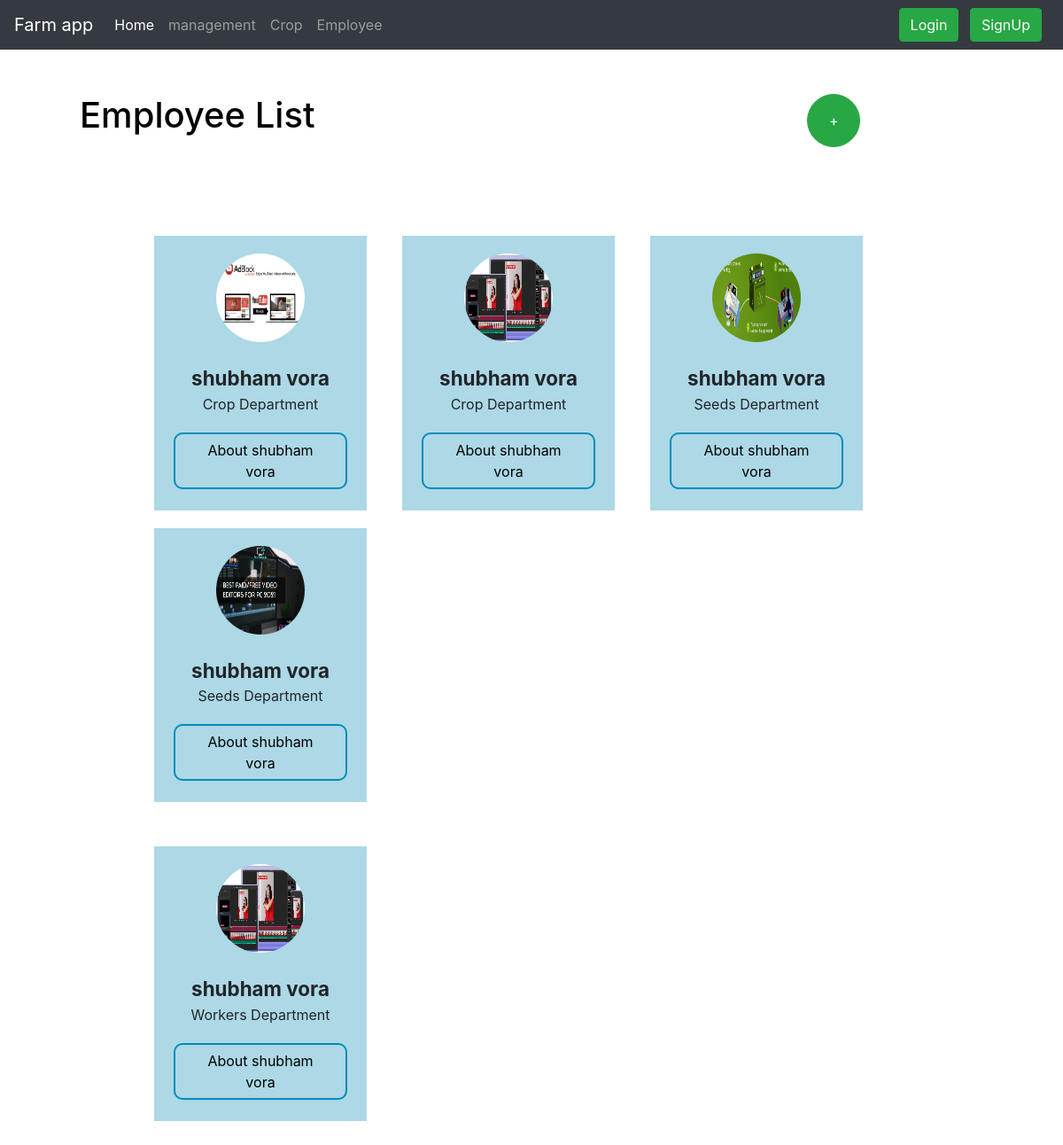
Screenshot of /management/employee/ with the database file from the repository.
### management/models.py (models this page shows, shortened)
class employee(models.Model):
    crop = "Crop Department"
    seeds = "Seeds Department"
    workers = "Workers Department"
    DEPARTMENT_CHOICES = (
        (crop, "Crop Department"),
        (seeds, "Seeds Department"),
        (workers, "Workers Department"),
    )
    employee_id=models.AutoField(primary_key=True)
    name=models.CharField(max_length=30, blank=False, null=False)
    mobileNo = models.CharField(max_length=10, blank=False, null=False)
    age=models.IntegerField(default=0)
    departmentType = models.CharField(max_length=40, choices=DEPARTMENT_CHOICES, default=crop)
    profileImage = models.ImageField(upload_to='management/employeeProfile/', default="")
    address = models.CharField(max_length=150, blank=False, null=False)
    ability =  models.TextField()
    timestamp = models.DateTimeField(default=now)

### management/views.py (the view)
# urls.py: path("employee/",views.employeeRecords,name='employee'),
def employeeRecords(request):
    employeeRecord = employee.objects.all()
    if request.method == 'POST':
        form = EmployeeForm(request.POST, request.FILES)
        if form.is_valid():
            form.save()
            messages.info(request, 'You have added new record successfully.')
            return redirect('/management/employee/')
    else:
        form = EmployeeForm()
    dict = {'form': form, 'employeeRecord': employeeRecord}
    return render(request, 'management/employee.html', dict)

### management/templates/management/employee.html (shortened to what this page needs)
{% extends "management/base.html" %}
{% block body %}
<div class="container mt-3">
  <div class="rowHead">
    <div class="col-9 mr-auto">
      <h3 style="color:black;font-size: 250%;">Employee List</h3>
    </div>
    <div class="col-3 ml-auto">
<button type="button" class="btn btn-success mr-2 addMore " title="Add new Employee" style="border-radius:50%; width:60px;height:60px;"  data-toggle="modal" data-target="#RecordModal">
+
</button>
    </div>
  </div>
</div>
<div class="containerImg">
  <div class="rowInFor">
    {% for x in employeeRecord %}
    <div class="colImg">
      <center><img src="/media/{{x.profileImage}}" width="100px" height="100px"  alt="x.name" class="rounded-circle ">
      <br><br>
        <b style="font-size:1.4rem;">{{x.name}}</b><br>
        {{x.departmentType}}<br>
        <a href="{{x.employee_id}}"> <button id="{{x.employee_id}}" class="buttonReadMore buttonReadMore2">About {{x.name}}</button></a></center>
    </div>
    {% if forloop.counter|divisibleby:4%}
    </div>
    <div class="rowInFor">
    {% endif %}
    {% endfor %}
  </div>
</div>
{% endblock %}

### rows the page displays
employee: profileImage (picture), name "shubham vora", departmentType "Crop Department"
employee: profileImage (picture), name "shubham vora", departmentType "Crop Department"
employee: profileImage (picture), name "shubham vora", departmentType "Seeds Department"
employee: profileImage (picture), name "shubham vora", departmentType "Seeds Department"
employee: profileImage (picture), name "shubham vora", departmentType "Workers Department"
